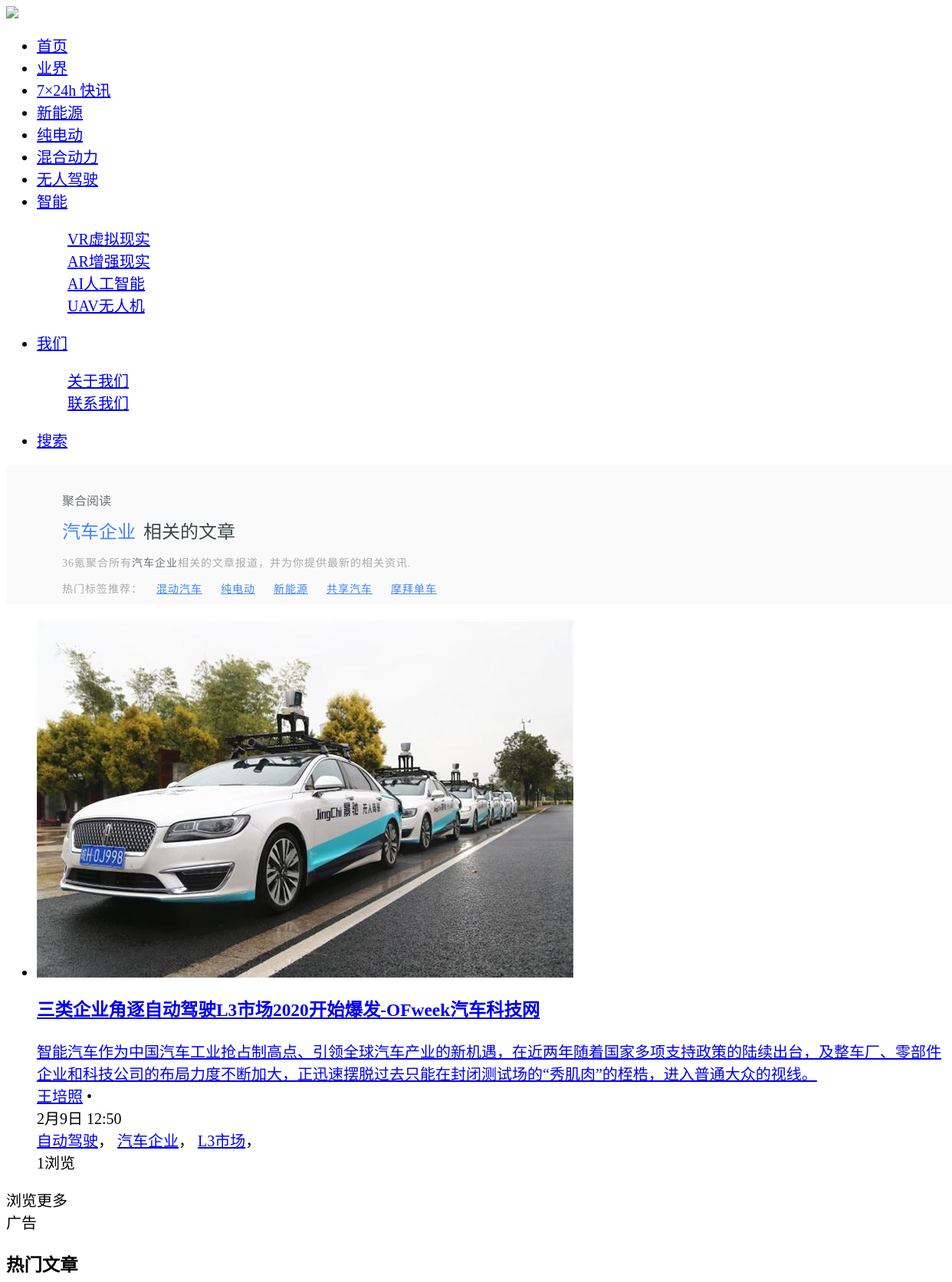
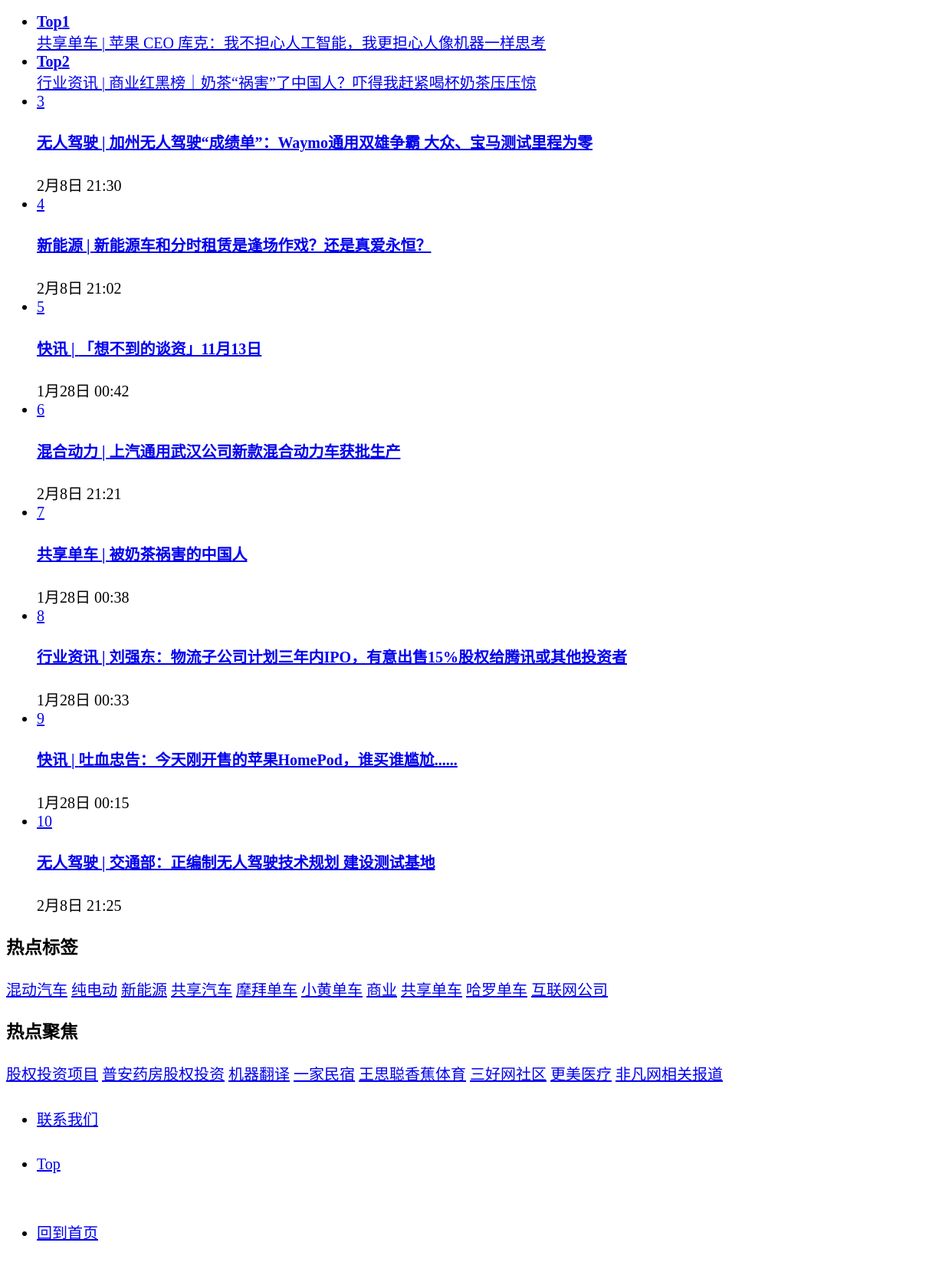
The page /tag/qicheqiye.html (upper part) on the database its author committed (2 pictures, top to bottom).
### tables this page shows
CREATE TABLE `tab_term` (
  `id` int(10) unsigned NOT NULL AUTO_INCREMENT COMMENT 'ID',
  `name` varchar(50) NOT NULL DEFAULT '' COMMENT '分类名称',
  `englishName` varchar(50) DEFAULT NULL COMMENT '分类名称英文名',
  `slug` varchar(20) DEFAULT NULL COMMENT '分类访问URL',
  `taxonomy` varchar(32) NOT NULL DEFAULT '' COMMENT '分类类别',
  `description` text COMMENT '分类描述',
  `uid` int(10) NOT NULL DEFAULT '1' COMMENT '操作用户ID',
  `parent` int(10) NOT NULL DEFAULT '0' COMMENT '父类ID',
  `subclass` int(10) NOT NULL DEFAULT '0',
  `isHidden` enum('0','1') NOT NULL DEFAULT '0' COMMENT '状态：0有效，1无效',
  `count` int(10) NOT NULL DEFAULT '0' COMMENT '对应文章数',
  `views` int(10) DEFAULT '0' COMMENT '该分类被浏览次数',
  `sort` int(10) NOT NULL DEFAULT '0' COMMENT '排序',
  `banner` varchar(255) DEFAULT NULL COMMENT '对应Banner路径',
  `create_time` datetime DEFAULT NULL COMMENT '创建时间',
  `update_time` datetime DEFAULT NULL COMMENT '编辑时间',
  `lang` enum('en','cn') DEFAULT 'cn' COMMENT '语言标记：cn为中文;en为英文',
  PRIMARY KEY (`id`)
);

CREATE TABLE `tab_news` (
  `id` int(10) NOT NULL AUTO_INCREMENT COMMENT '编号',
  `term_id` smallint(5) NOT NULL DEFAULT '0' COMMENT '分类',
  `title` varchar(255) DEFAULT NULL COMMENT '产品标题',
  `ft_title` text COMMENT '分词标题(全文检索)',
  `from` varchar(30) DEFAULT '' COMMENT '来源',
  `author` varchar(30) DEFAULT '' COMMENT '作者',
  `tags` varchar(255) DEFAULT NULL COMMENT '标签',
  `keywords` varchar(255) DEFAULT NULL COMMENT '文章关键字',
  `content` longtext COMMENT '产品内容',
  `summary` text COMMENT '产品描述摘要',
  `isHidden` enum('0','1') NOT NULL DEFAULT '0' COMMENT '1标记为删除，0标记为正常',
  `views` int(10) NOT NULL DEFAULT '0' COMMENT '浏览次数',
  `is_commend` enum('0','1') NOT NULL DEFAULT '0' COMMENT '是否为推荐',
  `is_issue` enum('0','1') NOT NULL DEFAULT '0' COMMENT '是否发布:1为已发布; 0为待审核',
  `SEOKeywords` varchar(255) DEFAULT NULL COMMENT 'SEO关键词',
  `SEODescription` varchar(500) DEFAULT NULL COMMENT 'SEO描述',
  `thumb` varchar(255) DEFAULT NULL COMMENT '缩略图',
  `praises` int(10) NOT NULL DEFAULT '0' COMMENT '赞个数',
  `update_time` datetime DEFAULT NULL COMMENT '更新时间日期',
  `create_time` datetime DEFAULT NULL COMMENT '创建时间日期',
  `sort` int(10) NOT NULL DEFAULT '0' COMMENT '排序',
  `uid` int(10) DEFAULT NULL COMMENT '创建者ID',
  `lang` enum('en','cn') DEFAULT 'cn' COMMENT '语言标记：cn为中文;en为英文',
  PRIMARY KEY (`id`),
  FULLTEXT KEY `ft_title` (`ft_title`)
);

### application/core/Fzhao_Controller.php (called while the page is built, shortened)
<?php
class Client_Controller extends My_Controller {
    public function view($path, $data = array()) {
        $this->load->model('default/home_model');
        $data['options'] = $this->common->getOptionsByOption_name('company');
        $data['links'] = $this->home_model->getLinks('link');
        $data['foot_mappings'] = array(
            'contactUs' => 'contact',
            'products' => 'products',
            'sheji' => 'sheji',
            'cases' => 'cases',
            'company' => 'company'
        );
        $data['foot_terms'] = $this->home_model->getTermByTaxonomy(array('contactUs', 'products', 'sheji', 'cases', 'company'));
        $this->load->view('default/'.$path, $data);
    }
}

### application/controllers/Tag.php (called while the page is built, shortened)
<?php
class Tag extends Client_Controller {
    private $title = '';
    public function __construct() {
        $this->title = '相关报道';
    }
    public function index() {
        $tag = str_replace('.html','',strtolower(post_get('tag',2,'trim')));
        $terms = $this->news->getTermByTaxonomy('tags');
        $term = $this->admin->getSpecifyTermByTags($terms,$tag);
        $data = $term;
        $news = $this->admin->getNewsByTags(intval($term['id']));
        $data['mainLists'] = $news;
        $data['title'] = $term['name'].$this->title;
        $data['hotTags'] = $this->admin->get_hot_tags(10);
        $data['hotTagsRSS'] = $this->admin->get_hot_tags(5);
        $data['hotNews'] = $this->news->getHotNews(10);
        $this->view('tag',$data);
    }
}

### index.php (called while the page is built, shortened)
<?php
require_once BASEPATH.'core/CodeIgniter.php';

### application/core/Fzhao_Model.php (called while the page is built, shortened)
<?php
class Fzhao_Model extends CI_Model {
    public function getData($params) {
        $params = $this->_get_conditions($params);
        extract($params);
        if ($compiled) {
            $this->db->from($table);
        } else {
            $this->db->select($fields, ($escape === false ? false : true))->from($table);
        }
        if ($_conditions) {
            foreach ($_conditions as $item) {
                $this->db->where($item);
            }
        }
        if ($_order) {
            if (is_array($_order)) {
                foreach ($_order as $item) {
                    list($key, $value) = each($item);
                    $this->db->order_by($key, $value);
                }
            } else {
                $this->db->order_by($_order);
            }
        }
        if ($ins) {
            foreach ($ins as $item) {
                list($key, $value) = each($item);
                $this->db->where_in($key, $value);
            }
        }
        if ($row) {
            return $this->db->get()->row_array();
        }
        if ($count) {
            return $this->db->count_all_results();
        }
        return $this->db->get()->result_array();
    }
    protected function _get_conditions($params) {
        $arr = array(
            'fields' => '*',
            'table' => '',
            'conditions' => '',
            '_conditions' => '',
            'limit' => '',
            'order' => '',
            '_order' => '',
            'join' => '',
            'count' => '',
            'concat' => '',
            'in' => '',
            'ins' => '',
            'not_ins' => '',
            'or' => '',
            'row' => '',
            'orders' => '',
            'group' => '',
            'like' => '',
            'likes' => '',
            'or_likes' => '',
            'where' => '',
            'distinct' => '',
            'having' => '',
            'having_bool' => '',
            'escape' => '',
            'assoc' => '',
            'compiled' => '',
        );
        return array_merge($arr, $params);
    }
    public function getTermByTaxonomy($taxonomy) {
        static $terms;
        if ($taxonomy && is_string($taxonomy) && !empty($terms[$taxonomy])) {
            return $terms[$taxonomy];
        }
        $_terms = $this->getData(array(
            'fields' => 'id,name,parent,slug,taxonomy,count',
            'table' => 'term',
            '_conditions' => array(array('isHidden' => '0'), array('lang' => _LANGUAGE_)),
            '_order' => array(array('parent' => 'asc'), array('sort' => 'desc')),
        ));
        $terms = $this->_get_term_trees($_terms, 0, 0);
        $newTerms = array();
        if($taxonomy && is_array($taxonomy)){
            foreach($taxonomy as $item){
                if(empty($terms[$item])){
                    continue;
                }
                $newTerms[$item] = $terms[$item];
            }
            return $newTerms;
        }
        return !empty($terms[$taxonomy])?$terms[$taxonomy]:array();
    }
    private function _get_term_trees($data, $pId, $deep) {
        $tree = array();
        foreach ($data as $v) {
            if ($v['parent'] != $pId) {
                continue;
            }
            $v['deep'] = $deep + 1;
            $v['childs'] = $this->_get_term_trees($data, $v['id'], $deep + 1);
            $index = $v['parent']==0?$v['taxonomy']:$v['id'];
            $tree[$index] = $v;
        }
        return $tree;
    }
}

### application/models/default/tag_model.php (called while the page is built, shortened)
<?php
class Tag_model extends Fzhao_Model {
    public function getNewsByTags($termId) {
        $currPage = getPages();
        $rows = getPageSize();
        $news = $this->getData(array(
            'fields' => 'id,term_id,title,from,author,tags,summary,views,is_commend,is_issue,thumb,update_time,create_time,uid',
            'table' => 'news',
            '_conditions' => array(array('isHidden' => '0'), array('is_issue' => '1'), array('lang' => _LANGUAGE_), array('thumb!=' => '')),
            'where' => "FIND_IN_SET('" . $termId . "',tags)>0",
            '_order' => array(array('sort' => 'desc'), array('create_time' => 'desc')),
            'limit' => array($rows, $rows * ($currPage - 1)),
        ));
        return $news;
    }
    public function get_hot_tags($num = 10) {
        $tags = $this->getTermByTaxonomy('tags');
        $_hotTags = $this->_get_hot_tags($tags['childs']);
        $hotTags = array_sort($_hotTags, 'count', 'desc');
        return intval($num)?array_slice($hotTags,0,intval($num)):$hotTags;
    }
    private function _get_hot_tags($data) {
        static $tags = array();
        foreach ($data as $item) {
            $tag = array(
                'slug' => $item['slug'],
                'name' => $item['name'],
                'count' => $item['count'],
            );
            $tags[$item['id']] = $tag;
        }
        return $tags;
    }
}

### application/models/default/news_model.php (called while the page is built, shortened)
<?php
class News_model extends Fzhao_Model {
    public function __construct() {
        $this->table = 'news';
    }
    public function getHotNews($rows = 10){
        $_conditions = array(array('isHidden' => '0'), array('lang' => _LANGUAGE_), array('is_issue' => '1'));
        $news = $this->getData(array(
            'fields' => 'id,term_id,title,thumb,create_time',
            'table' => $this->table,
            '_conditions' => $_conditions,
            '_order' => array(array('views' => 'desc'), array('id' => 'desc')),
            'limit' => array($rows,0)
        ));
        return $news;
    }
}

### application/views/default/tag.php (the view, shortened to what this page needs)
<?php include('header.php');?>
<?=css_url('home.css')?>
<div id="app" style="margin-top: 0px;">
    <div class="tagsbanner">
        <div class="tags_wrapper">
            <div class="tag_tip">
                <span class="tag_read">聚合阅读</span>
            </div>
            <div class="content">
                <div>
                    <div class="tags_keywords">
                        <h1><?=$name?></h1>
                        <span>相关的文章</span>
                    </div>
                    <p class="note"><?=SITESNAMESHORT?>聚合所有<span class="select_word"><?=$name?></span>相关的文章报道，并为你提供最新的相关资讯.</p>
                    <p class="note" style="margin-top: 2px;">
                        热门标签推荐：
                        <?php if($hotTagsRSS){?>
                            <?php foreach($hotTagsRSS as $k=>$item){?>
                            &nbsp;&nbsp;&nbsp;<a href="/tag/<?=$item['slug']?>.html" style="color:#FFF"><?=$item['name']?></a>
                            <?php }?>
                        <?php }?>
                    </p>
                </div>
            </div>
        </div>
    </div>
    <div class="pagewrap">
        <div class="mainlib">
            <div class="list_con" style="margin-top: 0;">
                <div class="car_article_list">
                    <?php include('articleList.php');?>
                </div>
                <div class="loading_more">浏览更多<span class="icon-arrow-right"></span></div>
            </div>
        </div><div class="rightlib">
            <?php include('sidebar.php');?>
        </div>
    </div>
</div>
<?php include('footer.php');?>

### application/views/default/articleList.php (shortened to what this page needs)
<ul>
    <?php if(!empty($mainLists)){
        foreach($mainLists as $_k=>$item){?>
    <li>
        <div class="am-cf inner_li inner_li_abtest">
            <a href="/p/<?=$item['id']?>.html" target="_blank">
                <div class="img_box">
                    <div href="/p/<?=$item['id']?>.html" target="_blank">
                        <img src="<?=WEB_DOMAIN.'/'.$item['thumb']?>" alt="<?=$item['title']?>" class="load-img fade">
                    </div>
                </div>
                <div class="intro">
                    <h3><?=$item['title']?></h3>
                    <div class="abstract"><?=$item['summary']?></div>
                </div>
            </a>
            <div class="info">
                <div class="info-list info-list-abtest">
                    <div class="user-info">
                        <a href="javascript:;" target="_blank" class="name"><?=$item['author']?></a>
                        <span class="oblique_line"> • </span>
                    </div>
                    <div class="time-div">
                        <span class="time h5_time" title="<?=$item['timeLine']?>"><?=$item['timeLine']?></span>
                    </div>
                </div>
                <div class="tags-list">
                    <?php if(!empty($item['tags'])){?>
                        <?php foreach($item['tags'] as $k=>$_item){?>
                            <span><a href="/tag/<?=$k?>.html" target="_blank"><?=$_item?></a></span><span class="separate">，</span>
                        <?php }?>
                    <?php }?>
                </div>
                <div class="comments-list">
                    <span class="comments"><?=$item['praises']>$item['views']?$item['praises'].'赞':$item['views'].'浏览'?></span>
                </div>
            </div>
        </div>
    </li>
    <?php }}?>
</ul>

### application/views/default/sidebar.php (shortened to what this page needs)
<div class="ads" style="margin-bottom: 8px;">
    <span class="mark">广告</span>
</div>
<div class="hot_article hot_posts pad_inner">
    <h3><span>热门文章</span></h3>
    <ul class="am-list">
        <?php if($hotNews){?>
            <?php foreach($hotNews as $k=>$item){?>
                <?php if($k<2){?>
                <li class="top<?=$k+1?>" data-index="<?=$k+1?>">
                    <div>
                        <div class="img-cover">
                            <a href="/p/<?=$item['id']?>.html" target="_blank">
                                <span class="top<?=$k+1?>"><b>Top<?=$k+1?></b></span>
                                <div class="article-title"><div class="article-wrapper"><?=$item['term_name'].$item['title']?></div></div>
                            </a>
                        </div>
                    </div>
                </li>
                <?php }else{?>
                    <li class="top" data-index="<?=$k+1?>">
                        <div>
                            <div>
                                <div class="img-left-cover">
                                    <a href="/p/<?=$item['id']?>.html" target="_blank"><span><?=$k+1?></span>
                                    </a>
                                </div>
                                <div class="right-article">
                                    <h4><a href="/p/<?=$item['id']?>.html" target="_blank"><?=$item['term_name'].$item['title']?></a></h4>
                                    <div class="time_about" title="2018-01-20 09:34"><?=$item['timeLine']?></div>
                                </div>
                            </div>
                        </div>
                    </li>
                <?php }?>
            <?php }?>
        <?php }?>
    </ul>
</div>
<div class="hot_tag_right pad_inner">
    <h3><span>热点标签</span></h3>
    <div class="inner_con am-cf">
        <?php if($hotTags){
            foreach($hotTags as $item){?>
            <a class="kr-tag-blue" target="_blank" href="<?=site_url('/tag/'.$item['slug'].'.html')?>"><?=$item['name']?></a>
        <?php }
        }?>
    </div>
</div>
<div class="hot_focus_right pad_inner" style="margin-bottom: 1.5rem;">
    <h3><span>热点聚焦</span></h3>
    <div class="inner_con am-cf">
        <a target="_blank" href="https://www.36jr.com/projects">股权投资项目</a>
        <a target="_blank" href="https://www.36jr.com/project/203">普安药房股权投资</a>
        <a target="_blank" href="http://36kr.com/p/533801.html">机器翻译</a>
        <a target="_blank" href="http://36kr.com/tags/yijiaminsu">一家民宿</a>
        <a target="_blank" href="http://36kr.com/p/5061409.html">王思聪香蕉体育</a>
        <a target="_blank" href="http://36kr.com/p/532777.html">三好网社区</a>
        <a target="_blank" href="http://36kr.com/p/5035627.html">更美医疗</a>
        <a target="_blank" href="http://36kr.com/tags/feifanwang">非凡网相关报道</a>
    </div>
</div>
<?php include('feedback.php');?>

### rows shown on the page
tab_term: name "混动汽车"
tab_term: name "纯电动"
tab_term: name "新能源"
tab_term: name "共享汽车"
tab_term: name "摩拜单车"
tab_news: thumb (picture), title "三类企业角逐自动驾驶L3市场2020开始爆发-OFweek汽车科技网", summary "智能汽车作为中国汽车工业抢占制高点、引领全球汽车产业的新机遇，在近两年随着国家多项支持政策的陆续出台，及整车厂、零部件企业和科技公司的布局力度不断加大，正迅速摆脱过去只能在封闭测试场的“秀肌肉”的桎梏，进入普通大众的视线。", author "王培照", timeLine "2月9日 12:50", _item "自动驾驶", _item "汽车企业", _item "L3市场", views "1"
tab_news: term_name "共享单车 |", title "苹果 CEO 库克：我不担心人工智能，我更担心人像机器一样思考"
tab_news: term_name "行业资讯 |", title "商业红黑榜｜奶茶“祸害”了中国人？吓得我赶紧喝杯奶茶压压惊"
tab_news: term_name "无人驾驶 |", title "加州无人驾驶“成绩单”：Waymo通用双雄争霸 大众、宝马测试里程为零", timeLine "2月8日 21:30"
tab_news: term_name "新能源 |", title "新能源车和分时租赁是逢场作戏？还是真爱永恒？", timeLine "2月8日 21:02"
tab_news: term_name "快讯 |", title "「想不到的谈资」11月13日", timeLine "1月28日 00:42"
tab_news: term_name "混合动力 |", title "上汽通用武汉公司新款混合动力车获批生产", timeLine "2月8日 21:21"
tab_news: term_name "共享单车 |", title "被奶茶祸害的中国人", timeLine "1月28日 00:38"
tab_news: term_name "行业资讯 |", title "刘强东：物流子公司计划三年内IPO，有意出售15%股权给腾讯或其他投资者", timeLine "1月28日 00:33"
tab_news: term_name "快讯 |", title "吐血忠告：今天刚开售的苹果HomePod，谁买谁尴尬......", timeLine "1月28日 00:15"
tab_news: term_name "无人驾驶 |", title "交通部：正编制无人驾驶技术规划 建设测试基地", timeLine "2月8日 21:25"
tab_term: name "小黄单车"
tab_term: name "商业"
tab_term: name "共享单车"
tab_term: name "哈罗单车"
tab_term: name "互联网公司"

### other values the page prints
$name "汽车企业"
SITESNAMESHORT "36氪"
